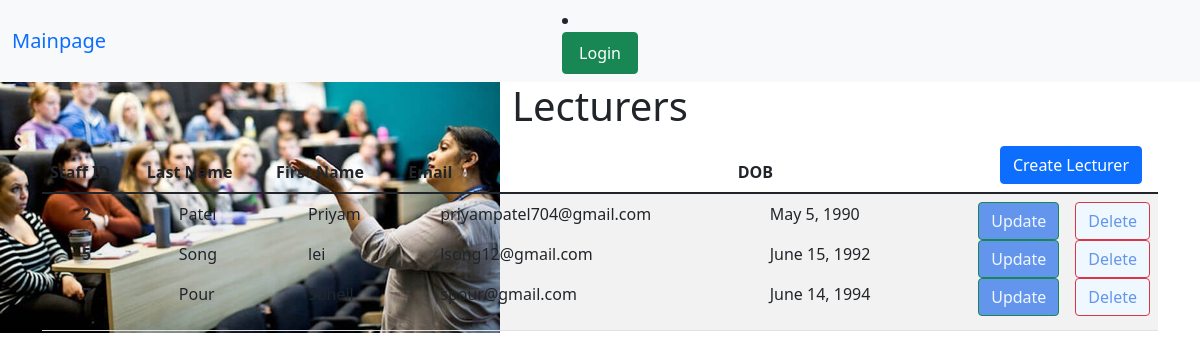
/listlecturer/, run on the app's committed database.
### gradebook/models.py (models this page shows, shortened)
class Lecturer(models.Model):
    user = models.OneToOneField(User, null= True, blank=True,on_delete=models.CASCADE )
    staffID = models.PositiveIntegerField(unique=True,null=False,blank= False)
    last_Name = models.CharField(max_length=50, null=False, blank=False)
    first_Name = models.CharField(max_length=50, null=False, blank=False)
    email = models.EmailField(max_length=254, null=False, blank=False)
    course = models.ForeignKey(Course,blank=True, null=True, on_delete=models.SET_NULL)
    dateOfBirth = models.DateField(null=False, blank=False)

### gradebook/views.py (the view)
# urls.py: path("listlecturer/", lec_list.as_view(), name="list_lecturer"),
class lec_list(ListView):
    model = Lecturer
    template_name = 'Lecturer/lectulist.html'

### templates/Lecturer/lectulist.html (shortened to what this page needs)
{% extends "base.html" %}
{% block content %}
<h1 align="center">Lecturers</h1>
    <table class="table table-striped">
  <thead>
    <tr>
      <th scope="col">Staff ID</th>
        <th scope="col">Last Name</th>
      <th scope="col">First Name</th>
        <th scope="col">Email</th>
      <th scope="col">DOB</th>
      <th scope="col"><div class="d-grid gap-2 d-md-flex justify-content-md-end">
  <a href="{% url "create_lecturer_form"  %}" class="btn btn-primary me-md-2" type="button">Create Lecturer</a>
      </div></th>
    </tr>
  </thead>
  <tbody>
    <tr>
      <th scope="row">{% for Lecturer in object_list%}
          <ul>{{ Lecturer.staffID }}</ul>
        {% endfor %}</th>
      <td>{% for Lecturer in object_list%}
            <ul>{{ Lecturer.last_Name }}
            </ul>
        {% endfor %}
    </td>
      <td>{% for Lecturer in object_list%}
            <ul>{{ Lecturer.first_Name }}</ul>
        {% endfor %}</td>
     <td>{% for Lecturer in object_list%}
            <ul>{{ Lecturer.email }}</ul>
        {% endfor %}</td>
      <td>{% for Lecturer in object_list%}
            <ul>{{ Lecturer.dateOfBirth }}
            </ul>
        {% endfor %}
    </td>
    <td> {% for Lecturer in object_list%}
           <div class="d-grid gap-2 d-md-flex justify-content-md-end">
 <a href="{% url "update_lecturer"  Lecturer.id %}"class="btn btn-success me-md-2" type="button" style="background-color: cornflowerblue; color: aliceblue;">Update</a>
  <a href="{% url "delete_lecturer"  Lecturer.id %}"class="btn btn-danger" type="button" style="background-color: aliceblue;color: cornflowerblue;">Delete</a>
</div>
        {% endfor %} </td>
    </tr>
    </tbody>
</table>
{% endblock %}

### data on the page
Lecturer: staffID "2", last_Name "Patel", first_Name "Priyam", email "priyampatel704@gmail.com", dateOfBirth "May 5, 1990"
Lecturer: staffID "5", last_Name "Song", first_Name "lei", email "lsong12@gmail.com", dateOfBirth "June 15, 1992"
Lecturer: staffID "7", last_Name "Pour", first_Name "Soheil", email "spour@gmail.com", dateOfBirth "June 14, 1994"
